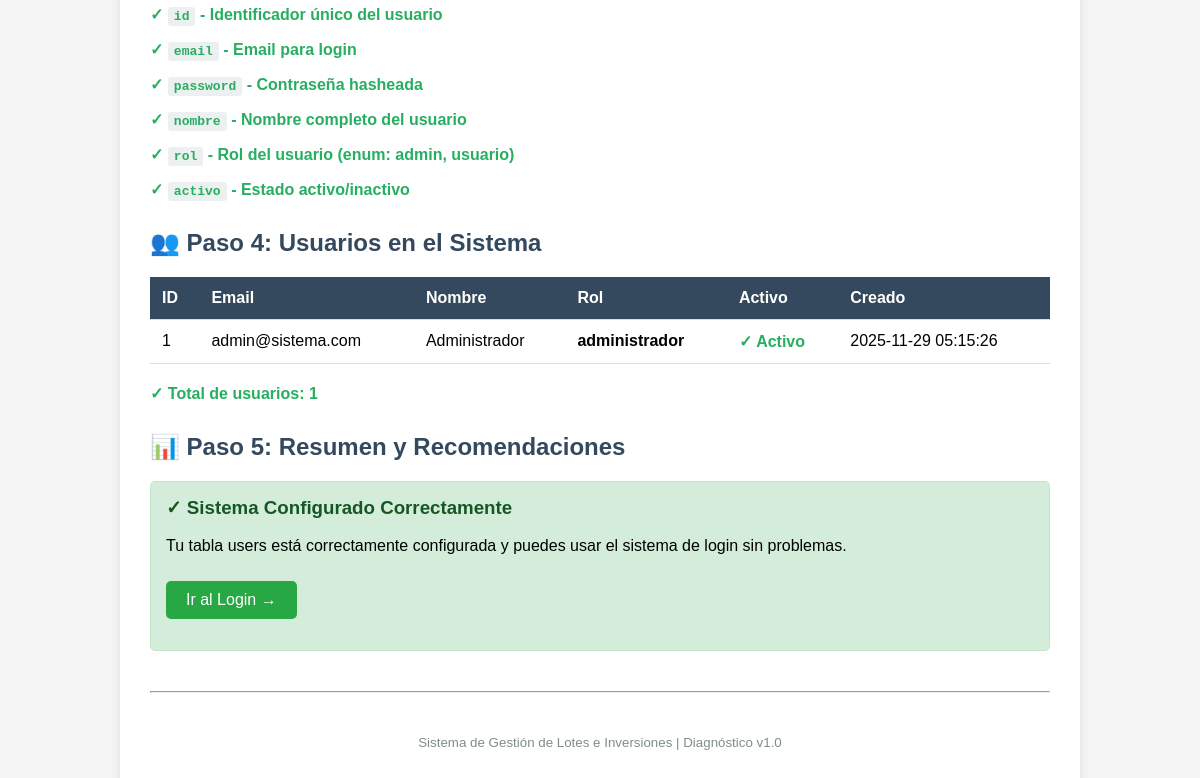
The app's page /diagnostico_login.php (lower part), older data.
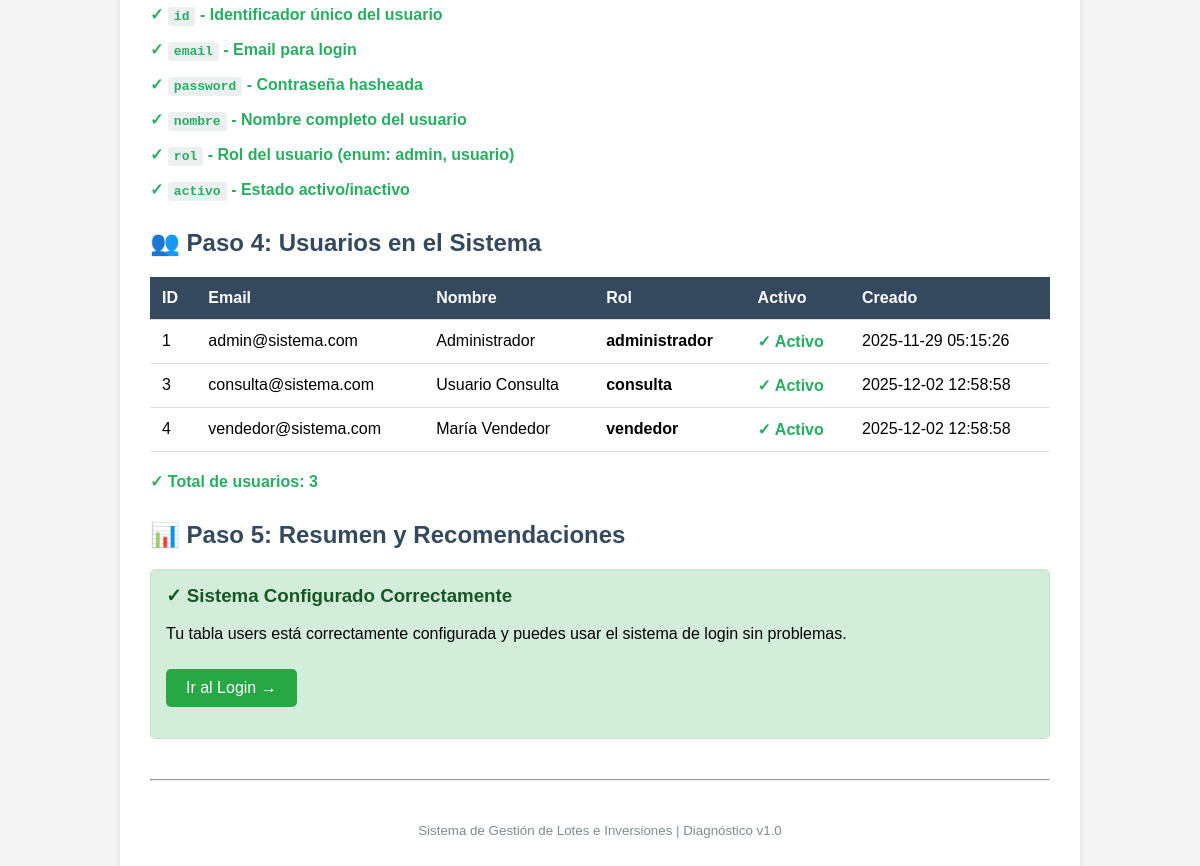
The same page, newer data.
### tables this page shows
CREATE TABLE `users` (
  `id` int(10) UNSIGNED NOT NULL,
  `email` varchar(255) NOT NULL,
  `password` varchar(255) NOT NULL,
  `nombre` varchar(100) NOT NULL,
  `rol` enum('administrador','vendedor','consulta') DEFAULT 'consulta',
  `reset_token` varchar(64) DEFAULT NULL COMMENT 'Token para recuperación de contraseña',
  `reset_token_expira` datetime DEFAULT NULL COMMENT 'Fecha de expiración del token',
  `activo` tinyint(1) DEFAULT 1 COMMENT 'Estado del usuario',
  `created_at` timestamp NULL DEFAULT current_timestamp(),
  `updated_at` timestamp NULL DEFAULT current_timestamp() ON UPDATE current_timestamp()
);

### core/Database.php (called while the page is built, shortened)
<?php
class Database
{
    private static $instance = null;
    private $pdo;
    private function __construct()
    {
        try {
            $dsn = "mysql:host=" . DB_HOST . ";dbname=" . DB_NAME . ";charset=" . DB_CHARSET;
            $options = [
                PDO::ATTR_ERRMODE            => PDO::ERRMODE_EXCEPTION,
                PDO::ATTR_DEFAULT_FETCH_MODE => PDO::FETCH_ASSOC,
                PDO::ATTR_EMULATE_PREPARES   => false,
                PDO::MYSQL_ATTR_INIT_COMMAND => "SET NAMES " . DB_CHARSET
            ];
            $this->pdo = new PDO($dsn, DB_USER, DB_PASS, $options);
        } catch (PDOException $e) {
            throw new Exception("Error de conexión a la base de datos: " . $e->getMessage());
        }
    }
    public static function getInstance()
    {
        if (self::$instance === null) {
            self::$instance = new self();
        }
        return self::$instance;
    }
    public function query($sql, $params = [])
    {
        try {
            $stmt = $this->pdo->prepare($sql);
            $stmt->execute($params);
            return $stmt;
        } catch (PDOException $e) {
            throw new Exception("Error en la consulta: " . $e->getMessage());
        }
    }
    public function fetchAll($sql, $params = [])
    {
        $stmt = $this->query($sql, $params);
        return $stmt->fetchAll();
    }
}

### diagnostico_login.php (the view, shortened to what the changed rows need)
<?php
require_once __DIR__ . '/core/Database.php';
?>
<!DOCTYPE html>
<html lang="es">
<head>
</head>
<body>
    <div class="container">
        <?php
        try {
            $db = Database::getInstance();
            $columns = $db->fetchAll("SHOW COLUMNS FROM users");
            $columnsNames = [];
            foreach ($columns as $col) {
                $columnsNames[] = $col['Field'];
            }
            $requiredColumns = [
                'id' => 'Identificador único del usuario',
                'email' => 'Email para login',
                'password' => 'Contraseña hasheada',
                'nombre' => 'Nombre completo del usuario',
                'rol' => 'Rol del usuario (enum: admin, usuario)',
                'activo' => 'Estado activo/inactivo'
            ];
            $allCorrect = true;
            foreach ($requiredColumns as $colName => $description) {
                if (in_array($colName, $columnsNames)) {
                    echo "<p class='success'>✓ <code>{$colName}</code> - {$description}</p>";
                } else {
                    echo "<p class='error'>✗ <code>{$colName}</code> - {$description} <strong>NO EXISTE</strong></p>";
                    $allCorrect = false;
                }
            }
            $hasDeprecated = false;
            echo "<h2>👥 Paso 4: Usuarios en el Sistema</h2>";
            $users = $db->fetchAll("SELECT id, email, nombre, rol, activo, created_at FROM users ORDER BY id ASC");
            if (empty($users)) {
                echo "<p class='warning'>⚠ No hay usuarios registrados en el sistema</p>";
                echo "<div class='info'><strong>Acción recomendada:</strong> Necesitas crear al menos un usuario administrador para acceder al sistema.</div>";
            } else {
                echo "<table>";
                echo "<tr><th>ID</th><th>Email</th><th>Nombre</th><th>Rol</th><th>Activo</th><th>Creado</th></tr>";
                foreach ($users as $user) {
                    $activoClass = $user['activo'] ? 'success' : 'error';
                    echo "<tr>";
                    echo "<td>" . htmlspecialchars($user['id']) . "</td>";
                    echo "<td>" . htmlspecialchars($user['email']) . "</td>";
                    echo "<td>" . htmlspecialchars($user['nombre']) . "</td>";
                    echo "<td><strong>" . htmlspecialchars($user['rol']) . "</strong></td>";
                    echo "<td class='{$activoClass}'>" . ($user['activo'] ? '✓ Activo' : '✗ Inactivo') . "</td>";
                    echo "<td>" . htmlspecialchars($user['created_at']) . "</td>";
                    echo "</tr>";
                }
                echo "</table>";
                echo "<p class='success'>✓ Total de usuarios: <strong>" . count($users) . "</strong></p>";
            }
            echo "<h2>📊 Paso 5: Resumen y Recomendaciones</h2>";
            if ($allCorrect && !$hasDeprecated && !empty($users)) {
                echo "<div class='step' style='background:#d4edda;border-color:#c3e6cb;'>";
                echo "<h3 style='color:#155724;margin-top:0;'>✓ Sistema Configurado Correctamente</h3>";
                echo "<p>Tu tabla users está correctamente configurada y puedes usar el sistema de login sin problemas.</p>";
                echo "<p><a href='/auth/login' style='background:#28a745;color:white;padding:10px 20px;text-decoration:none;border-radius:5px;display:inline-block;margin-top:10px;'>Ir al Login →</a></p>";
                echo "</div>";
            }
        } catch (Exception $e) {
            echo "<div class='step' style='background:#f8d7da;border-color:#f5c6cb;'>";
            echo "<h3 style='color:#721c24;margin-top:0;'>✗ Error de Conexión</h3>";
            echo "<p><strong>Mensaje:</strong> " . htmlspecialchars($e->getMessage()) . "</p>";
            echo "<p>Verifica tu configuración en <code>config/config.php</code></p>";
            echo "</div>";
        }
        ?>
        <hr style="margin: 40px 0;">
        <p style="text-align: center; color: #7f8c8d;">
            <small>Sistema de Gestión de Lotes e Inversiones | Diagnóstico v1.0</small>
        </p>
    </div>
</body>
</html>

Row changes from the older to the newer data that the page shows:
added users: id "3", email "consulta@sistema.com", nombre "Usuario Consulta", rol "consulta", activo "✓ Activo", created_at "2025-12-02 12:58:58"
added users: id "4", email "vendedor@sistema.com", nombre "María Vendedor", rol "vendedor", activo "✓ Activo", created_at "2025-12-02 12:58:58"
Text that changed along with them:
count($users): "1" → "3"
